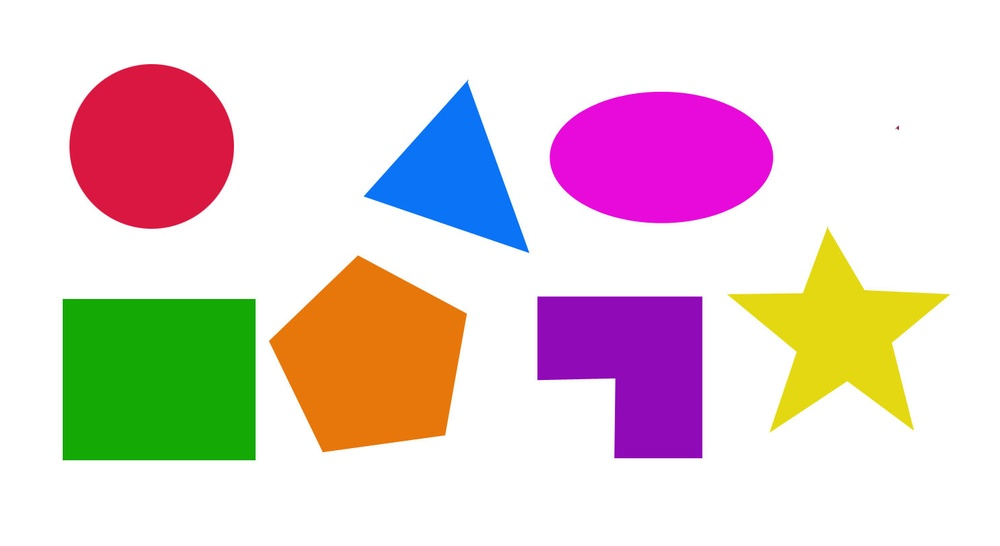
#> input picture images/poly.jpg, 1000 x 546 px, shrunk from 1483 x 809 before the run
$ python cv60_polygon_detection.py
#> lines starting #> are read from the running program, lines starting #| are printed output that depends on the picture; after the words box and inside, x2 and y2 are one past the last pixel; in counts of white or black regions, pixels touching at a corner belong together
import math
import cv2

def setLabel(img, pts, label):
    (x, y, w, h) = cv2.boundingRect(pts)
    pt1 = (x, y)
    pt2 = (x + w, y + h)
    cv2.rectangle(img, pt1, pt2, (0, 0, 255), 1)
    cv2.putText(img, label, pt1, cv2.FONT_HERSHEY_PLAIN, 1, (0, 0, 255))

def main():
    img = cv2.imread('./images/poly.jpg', cv2.IMREAD_COLOR)
#> img is the input picture: shape (546, 1000, 3); mean B, G, R 209.4, 210.4, 227.2

    if img is None:
        print('Image load failed!')
        return

    gray = cv2.cvtColor(img, cv2.COLOR_BGR2GRAY)
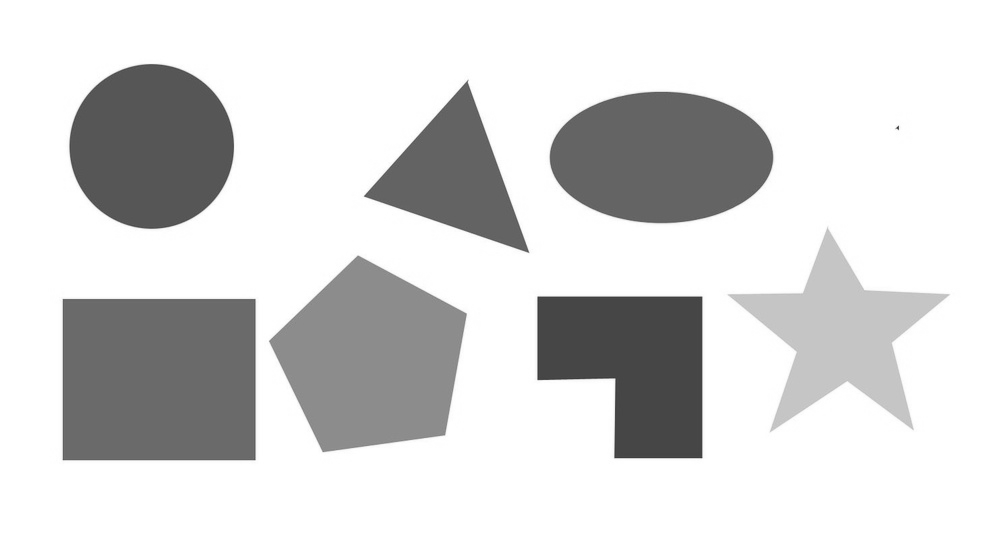
#> gray: shape (546, 1000); min 56, max 255, mean 215.3

    # 전역이진화
    # star을 잡기 위해서 수동으로 임계치 설정
    _, img_bin = cv2.threshold(gray, 200, 255, cv2.THRESH_BINARY_INV)
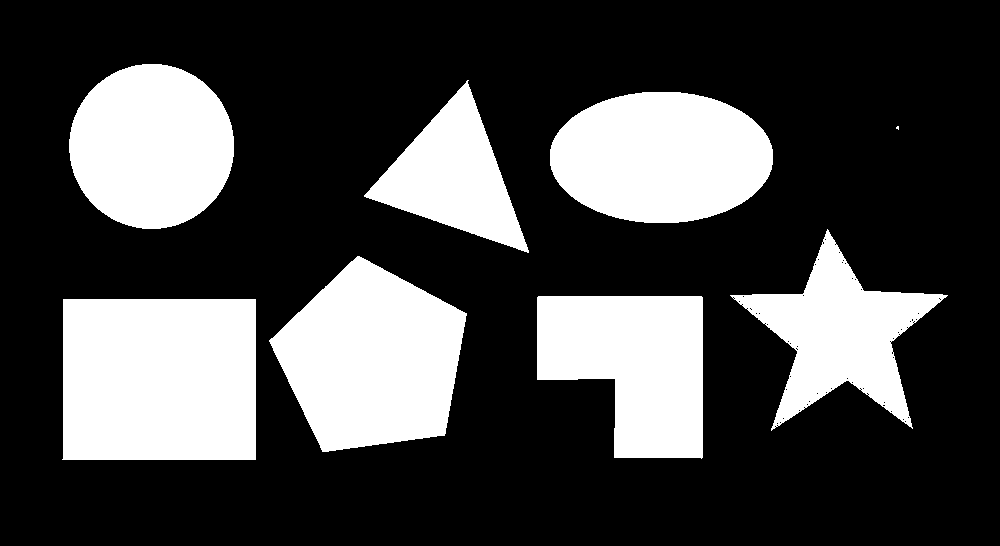
#> img_bin: shape (546, 1000); 27.9% white; 8 white regions (1 under 20 px)
    # otsu로는 별이 노란색이라 잘 안잡힘.
    # 임계값 설정이 필요하다.

    # 외곽선 검출(가장 외부에 있는 외곽선만)
    contours, _ = cv2.findContours(img_bin, cv2.RETR_EXTERNAL, cv2.CHAIN_APPROX_NONE)
#> contours = 8 contours, 1 with area under 20; largest, box (x1, y1, x2, y2) and area: (62, 299, 256, 460) 30720, (269, 256, 467, 452) 26020, (550, 92, 773, 223) 22884, (69, 64, 234, 229) 21157, (537, 296, 703, 459) 20474, (730, 229, 948, 431) 16476, (364, 80, 529, 253) 12382

    cv2.imshow('img_bin', img_bin) # 이진화
    # cv2.imshow('gray', gray)

    for pts in contours:
        # 각 외곽선의 면적
        # print(cv2.contourArea(pts))
        if cv2.contourArea(pts) < 300: # 너무 작으면 무시
            continue

        # 외곽선의 근사화
        approx = cv2.approxPolyDP(pts, cv2.arcLength(pts, True)*0.02, True)

        # 꼭지점 개수
        vtc = len(approx)

        convex = cv2.isContourConvex(approx)

        if convex:
            if vtc == 3:
                setLabel(img, pts, 'TRI')
            elif vtc == 4:
                setLabel(img, pts, 'RECT')
            elif vtc == 10:
                setLabel(img, pts, 'STAR')
            elif vtc == 5 or vtc == 6:
                setLabel(img, pts, 'POLY')
            # 원검출
            else:
                length = cv2.arcLength(pts, True)
                area = cv2.contourArea(pts)
                ratio = 4. * math.pi * area / (length * length)

                if ratio > 0.85:
                    setLabel(img, pts, 'CIR') # 원
                elif ratio < 0.85:
                    setLabel(img, pts, 'CIR') # 타원
#> this loop made 8 passes
#> (vtc, convex, length, area, ratio) on passes 6, 8: (8, True, 593.9, 22884, 0.815), (8, True, 543.5, 21157, 0.9)
#> (approx, vtc, convex) on passes 1, 7: ([[63, 299], [62, 459], [255, 459], [255, 299]], 4, True), ([[467, 80], [364, 196], [528, 252]], 3, True)
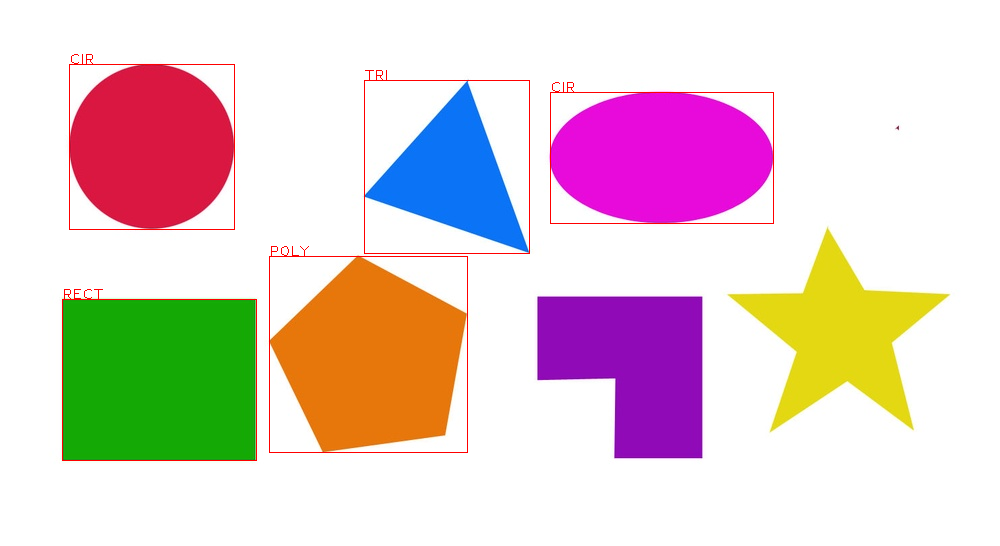
#> img: shape (546, 1000, 3); 0.71% of pixels changed, all inside (x1, y1, x2, y2) = (62, 54, 774, 461)

    cv2.imshow('img', img)
    cv2.waitKey()
    cv2.destroyAllWindows()

if __name__ == '__main__':
    main()
